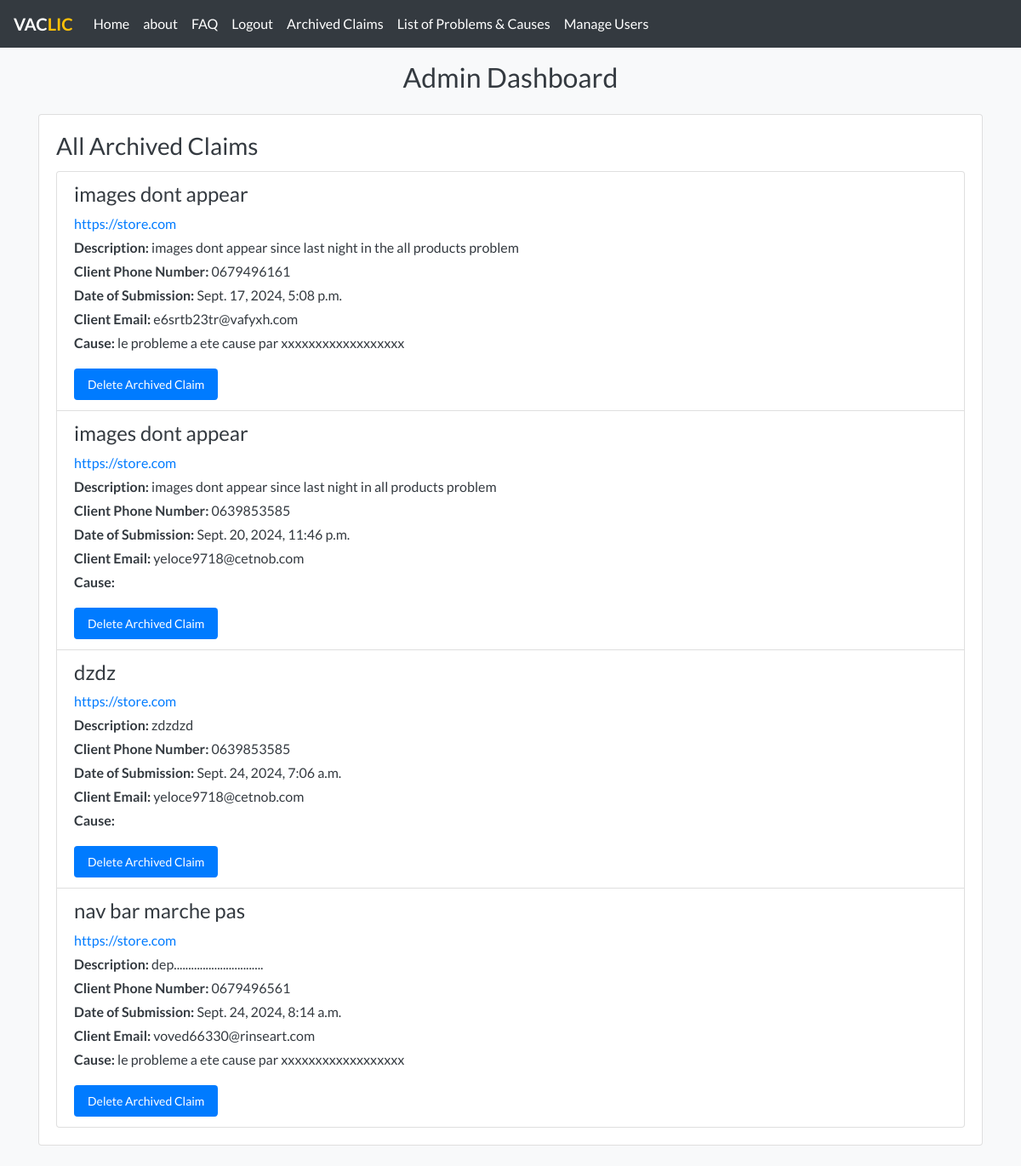
Page /support/archived-claims/ (signed in) on the committed database.
### support/models.py (models this page shows, shortened)
class ArchivedClaim(models.Model):
    client = models.ForeignKey(get_user_model(), on_delete=models.CASCADE)
    title = models.CharField(max_length=255)
    website_link = models.URLField()
    description = models.TextField()
    cause = models.TextField(blank=True)
    created_at = models.DateTimeField(auto_now_add=True)
    archived_at = models.DateTimeField(auto_now_add=True)
    rating = models.PositiveIntegerField(null=True, blank=True)  # initile bla man implementih

### accounts/models.py (models this page shows, shortened)
class Account(AbstractBaseUser):
    email = models.EmailField(max_length=100, unique=True)
    role = models.CharField(max_length=10, choices=(('client', 'Client'), ('admin', 'Admin')), default='client')
    Phone_number = models.CharField(max_length=50)
    is_admin = models.BooleanField(default=False)
    is_staff = models.BooleanField(default=False)
    is_active = models.BooleanField(default=False)
    is_superadmin = models.BooleanField(default=False)
    is_phone_verified = models.BooleanField(default=False)
    date_joined_for_format = models.DateTimeField(auto_now_add=True)
    last_login_for_format  = models.DateTimeField(auto_now_add=True)
    USERNAME_FIELD = 'email'
    REQUIRED_FIELDS = ['role']
    objects = AccountManager()

### support/views.py (the view)
# urls.py: path('archived-claims/', views.archived_claims_list, name='archived_claims'),
@login_required
@user_passes_test(lambda user: user.role == 'admin')
def archived_claims_list(request):
    archived_claims = ArchivedClaim.objects.all()
    return render(request, 'supportclaim/archived_claims.html', {'archived_claims': archived_claims})

### templates/supportclaim/archived_claims.html (shortened to what this page needs)
{% include "base.html" %}
{% block content %}
<div class="container">
  <h2 class="text-center mb-4">Admin Dashboard</h2>
  <div class="card mb-4">
    <div class="card-body">
      <h3 class="card-title">All Archived Claims</h3>
      <ul class="list-group">
        {% for archived_claim in archived_claims %}
          <li class="list-group-item">
            <div>
              <h4 class="mb-2">{{ archived_claim.title }}</h4>
              <p class="mb-1">
                <a href="{{ archived_claim.website_link }}" target="_blank" class="text-primary">{{ archived_claim.website_link }}</a>
              </p>
              <p class="mb-1"><strong>Description:</strong> {{ archived_claim.description }}</p>
              <p class="mb-1"><strong>Client Phone Number:</strong> {{ archived_claim.client.Phone_number }}</p>
              <p class="mb-1"><strong>Date of Submission:</strong> {{ archived_claim.created_at }}</p>
              <p class="mb-1"><strong>Client Email:</strong> {{ archived_claim.client.email }}</p>
              <p class="mb-1"><strong>Cause:</strong> {{ archived_claim.cause }}</p>
            </div>
            <div class="d-flex align-items-center mt-2">
              <form method="POST" action="{% url 'support:delete_archived_claim' archived_claim.id %}">
                <button type="submit" class="btn btn-danger btn-sm" onclick="return confirm('Are you sure you want to delete this archived claim?');">
                  Delete Archived Claim
                </button>
              </form>
            </div>
          </li>
        {% empty %}
          <li class="list-group-item text-center">No archived claims available.</li>
        {% endfor %}
      </ul>
    </div>
  </div>
</div>
{% endblock %}

### templates/base.html (style rules this page uses)
body { font-family: 'Lato', sans-serif; background: #f8f9fa; color: #343a40; }
.btn { margin-top: 10px; padding: 8px 16px; background-color: #007bff; color: white; border: none; border-radius: 4px; cursor: pointer; }

### rows in the picture
ArchivedClaim: title "images dont appear", website_link "https://store.com", description "images dont appear since last night in the all products problem", client.Phone_number "0679496161", created_at "Sept. 17, 2024, 5:08 p.m.", client.email "e6srtb23tr@vafyxh.com", cause "le probleme a ete cause par xxxxxxxxxxxxxxxxxx"
ArchivedClaim: title "images dont appear", website_link "https://store.com", description "images dont appear since last night in all products problem", client.Phone_number "0639853585", created_at "Sept. 20, 2024, 11:46 p.m.", client.email "yeloce9718@cetnob.com"
ArchivedClaim: title "dzdz", website_link "https://store.com", description "zdzdzd", client.Phone_number "0639853585", created_at "Sept. 24, 2024, 7:06 a.m.", client.email "yeloce9718@cetnob.com"
ArchivedClaim: title "nav bar marche pas", website_link "https://store.com", description "dep...............................", client.Phone_number "0679496561", created_at "Sept. 24, 2024, 8:14 a.m.", client.email "voved66330@rinseart.com", cause "le probleme a ete cause par xxxxxxxxxxxxxxxxxx"
